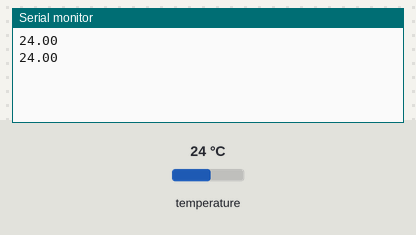
The sketch below on a simulated Arduino Uno, built with avr-gcc and run on an emulated ATmega328P. On the bench: the last lines printed to the serial monitor. The test bench sets the inputs (shaded band); at power-on: temperature 24 °C.

Above: at 2.0 s.
2.1 s: temperature set to 12 °C
At 3.2 s:
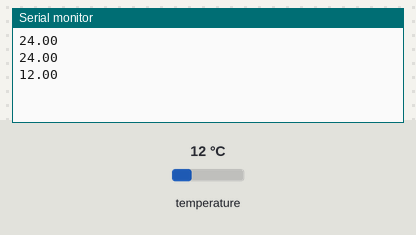
3.6 s: temperature set to 19 °C
At 3.6 s:
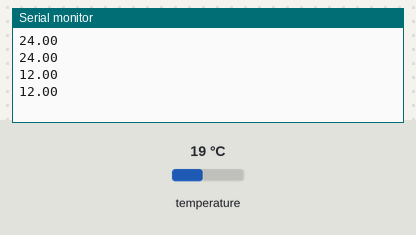
Timing chart, 0 to 6.6 s (numbered marks = the images above; inputs shaded):
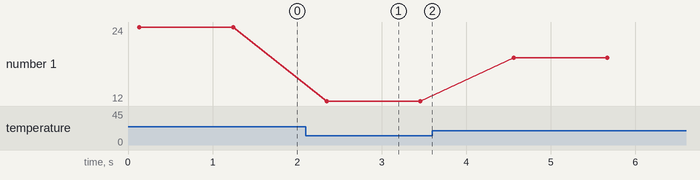

Measured:
- after the input at 2.1 s, the serial monitor: prints a new line after 0.25 s (image 1)
- plotted number 1: 24 → 12 after the input at 2.1 s, 12 → 19 after the input at 3.6 s

The sketch:

ASyncDallasTempTest.ino
```cpp
#include <OneWire.h>
#include <DallasTemperature.h>

// Data wire is plugged into port 2 on the Arduino
#define ONE_WIRE_BUS 3
#define TEMPERATURE_PRECISION 9
#define REQUIRESALARMS false

// Setup a oneWire instance to communicate with any OneWire devices (not just Maxim/Dallas temperature ICs)
OneWire oneWire(ONE_WIRE_BUS);

// Pass our oneWire reference to Dallas Temperature.
DallasTemperature sensors(&oneWire);

DeviceAddress deviceAddress;
bool isDeviceAvailable;

void setup(void)
{
  // start serial port
  Serial.begin(9600);

  // Start up the library
  sensors.begin();
  sensors.setWaitForConversion(false);

  // Grab a count of devices on the wire
  int numberOfDevices = sensors.getDeviceCount();

  if (sensors.getDeviceCount() > 0) {
    if (sensors.getAddress(deviceAddress, 0)) {
      isDeviceAvailable = true;
      sensors.setResolution(deviceAddress, TEMPERATURE_PRECISION);
    }
    else {
      isDeviceAvailable = false;
    }
  }

}


void loop(void)
{
  if (!isDeviceAvailable) {
    Serial.print("No device available");
  }
  else {
    sensors.requestTemperatures();

    unsigned long maxTime = millis() + sensors.millisToWaitForConversion(TEMPERATURE_PRECISION);

    do {
      // do other stuff
    } while(!sensors.isConversionAvailable(deviceAddress) && (millis() < maxTime));

    float tempC = sensors.getTempC(deviceAddress);

    Serial.println(tempC);
  }

  delay(1000);
}
```
